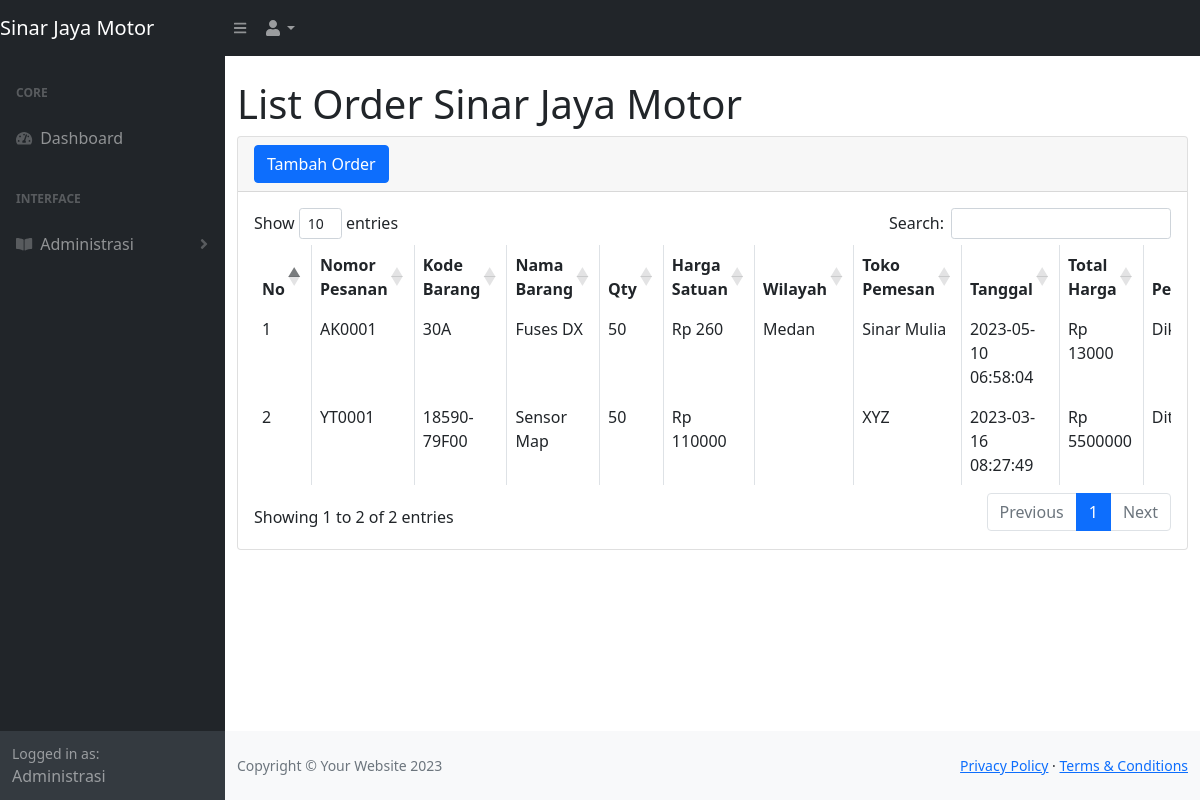
The page /order.php (signed in) on the database its author committed.
### tables this page shows
CREATE TABLE `orderan` (
  `id_o` int(11) NOT NULL,
  `id_b` int(11) NOT NULL,
  `id_toko` int(11) NOT NULL,
  `no_order` varchar(100) NOT NULL,
  `qtyp` int(100) NOT NULL,
  `tgl_order` timestamp NOT NULL DEFAULT current_timestamp() ON UPDATE current_timestamp(),
  `kirim` int(11) NOT NULL DEFAULT 0,
  `bayar` int(11) NOT NULL DEFAULT 0
);

CREATE TABLE `tb_barang` (
  `id_b` int(11) NOT NULL,
  `kode_b` varchar(100) NOT NULL,
  `nama_b` varchar(500) NOT NULL,
  `tipe_mobil` varchar(100) NOT NULL,
  `kategori` varchar(100) NOT NULL,
  `harga` int(100) NOT NULL,
  `pcs_dus` int(11) NOT NULL,
  `harga_p` varchar(100) NOT NULL,
  `qty` int(11) NOT NULL
);

CREATE TABLE `tb_toko` (
  `id_toko` int(11) NOT NULL,
  `nama_toko` varchar(100) NOT NULL,
  `cs_toko` varchar(100) NOT NULL,
  `no_telp` varchar(100) NOT NULL,
  `alamat` varchar(100) NOT NULL,
  `wilayah` varchar(50) NOT NULL
);

### order.php (the view, shortened to what this page needs)
<?php
     include 'function.php';
?>
<!DOCTYPE html>
<html lang="en">
    <head>
        <link href="./css/styles.css" rel="stylesheet" />
        <link href="https://cdn.datatables.net/1.10.20/css/dataTables.bootstrap4.min.css" rel="stylesheet" />
    </head>
    <body class="sb-nav-fixed">
        <nav class="sb-topnav navbar navbar-expand navbar-dark bg-dark">
            <a class="navbar-brand" href="home.php">Sinar Jaya Motor</a>
            <button class="btn btn-link btn-sm order-1 order-lg-0" id="sidebarToggle" href="#"><i class="fas fa-bars"></i></button>
            <ul class="navbar-nav ml-auto ml-md-0">
                <li class="nav-item dropdown">
                    <a class="nav-link dropdown-toggle" id="userDropdown" href="#" role="button" data-toggle="dropdown" aria-haspopup="true" aria-expanded="false"><i class="fas fa-user fa-fw"></i></a>
                </li>
            </ul>
        </nav>
        <div id="layoutSidenav">
            <div id="layoutSidenav_nav">
                <nav class="sb-sidenav accordion sb-sidenav-dark" id="sidenavAccordion">
                    <div class="sb-sidenav-menu">
                        <div class="nav">
                        <div class="sb-sidenav-menu-heading">Core</div>
                            <a class="nav-link" href="home.php">
                                <div class="sb-nav-link-icon"><i class="fas fa-tachometer-alt"></i></div>
                                Dashboard
                            </a>
                            <div class="sb-sidenav-menu-heading">Interface</div>
                            <?php if($_SESSION['role'] == "Admin"){?>
                                <a class="nav-link collapsed" href="#" data-toggle="collapse" data-target="#collapseLayouts" aria-expanded="false" aria-controls="collapseLayouts">
                                    <div class="sb-nav-link-icon"><i class="fas fa-book-open"></i></div>
                                    Administrasi
                                    <div class="sb-sidenav-collapse-arrow"><i class="fas fa-angle-down"></i></div>
                                </a>
                            <?php }; ?>
                        </div>
                    </div>
                    <?php if($_SESSION['role'] == "Admin"){?>
                    <div class="sb-sidenav-footer">
                        <div class="small">Logged in as:</div>
                        Administrasi
                    </div>
                    <?php }; ?>
                </nav>
            </div>
            <div id="layoutSidenav_content">
                <main>
                    <div class="container-fluid">
                        <h1 class="mt-4">List Order Sinar Jaya Motor</h1>
                        <div class="card mb-4">
                            <div class="card-header">
                                <button type="button" class="btn btn-primary" data-toggle="modal" data-target="#myModal">
                                 Tambah Order
                                </button>
                            </div>
                            <div class="card-body">
                                <div class="table-responsive">
                                    <table class="table table-bordered" id="dataTable" width="100%" cellspacing="0">
                                        <thead>
                                            <tr>
                                                <th>No</th>
                                                <th>Nomor Pesanan</th>
                                                <th>Kode Barang</th>
                                                <th>Nama Barang</th>
                                                <th>Qty</th>
                                                <th>Harga Satuan</th>
                                                <th>Wilayah</th>
                                                <th>Toko Pemesan</th>
                                                <th>Tanggal</th>
                                                <th>Total Harga</th>
                                                <th>Pengiriman</th>
                                            </tr>
                                        </thead>
                                        <tbody>
                                            <?php
                                                $ambilsemuadatastock = mysqli_query($koneksi,"SELECT * FROM  orderan o, tb_barang b, tb_toko t WHERE o.id_b = b.id_b && o.id_toko = t.id_toko");
                                                $i=1;
                                                while($data=mysqli_fetch_array($ambilsemuadatastock)){
                                                    $nop        = $data['no_order'];
                                                    $kodeb      = $data['kode_b'];
                                                    $namabarang = $data['nama_b'];
                                                    $wilayah    = $data['wilayah'];
                                                    $Harga      = $data['harga'];
                                                    $qtyp       = $data['qtyp'];
                                                    $kirim      = $data['kirim'];
                                                    $namat      = $data['nama_toko'];
                                                    $total      = $qtyp * $Harga;
                                                    $tglo       = $data['tgl_order'];
                                            ?>
                                            <tr>
                                                <td><?=$i++?></td>
                                                <td><?=$nop;?></td>
                                                <td><?=$kodeb;?></td>
                                                <td><?=$namabarang;?></td>
                                                <td><?=$qtyp;?></td>
                                                <td>Rp <?=$Harga;?></td>
                                                <td><?=$wilayah;?></td>
                                                <td><?=$namat;?></td>
                                                <td><?=$tglo;?></td>
                                                <td>Rp <?=$total;?></td>
                                                <td>
                                                    <?php
                                                        if($kirim ==0){
                                                            echo "Diterima";
                                                        }else if($kirim == 1){
                                                            echo "Diproses";
                                                        }else if($kirim == 2){
                                                            echo "Dikirim";
                                                        }
                                                    ?>
                                                </td>
                                            </tr>
                                        <?php }; ?>
                                    </tbody>
                                </table>
                            </div>
                        </div>
                    </div>
                </div>
            </main>
                <footer class="py-4 bg-light mt-auto">
                    <div class="container-fluid">
                        <div class="d-flex align-items-center justify-content-between small">
                            <div class="text-muted">Copyright &copy; Your Website 2023</div>
                            <div>
                                <a href="#">Privacy Policy</a>
                                &middot;
                                <a href="#">Terms &amp; Conditions</a>
                            </div>
                        </div>
                    </div>
                </footer>
            </div>
        </div>
    </body>
</html>

### rows shown on the page
orderan: no_order "AK0001", tb_barang.kode_b "30A", tb_barang.nama_b "Fuses DX", qtyp "50", tb_barang.harga "260", id_toko.wilayah "Medan", id_toko.nama_toko "Sinar Mulia", tgl_order "2023-05-10 06:58:04", qtyp.harga "13000", kirim "Dikirim"
orderan: no_order "YT0001", tb_barang.kode_b "18590-79F00", tb_barang.nama_b "Sensor Map", qtyp "50", tb_barang.harga "110000", id_toko.nama_toko "XYZ", tgl_order "2023-03-16 08:27:49", qtyp.harga "5500000", kirim "Diterima"
